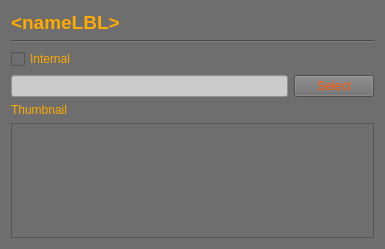
<?xml version="1.0" encoding="UTF-8"?>
<ui version="4.0">
 <class>ProcessStep</class>
 <widget class="QWidget" name="ProcessStep">
  <property name="geometry">
   <rect>
    <x>0</x>
    <y>0</y>
    <width>385</width>
    <height>249</height>
   </rect>
  </property>
  <property name="windowTitle">
   <string>Form</string>
  </property>
  <property name="styleSheet">
   <string notr="true">background-color: rgb(110, 110, 110);
color: rgb(255, 170, 0);</string>
  </property>
  <layout class="QVBoxLayout" name="verticalLayout">
   <item>
    <widget class="QLabel" name="nameLBL">
     <property name="text">
      <string>&lt;html&gt;&lt;head/&gt;&lt;body&gt;&lt;p&gt;&lt;span style=&quot; font-size:14pt; font-weight:600; color:#ffaa00;&quot;&gt;&amp;lt;nameLBL&amp;gt;&lt;/span&gt;&lt;/p&gt;&lt;/body&gt;&lt;/html&gt;</string>
     </property>
    </widget>
   </item>
   <item>
    <widget class="Line" name="line">
     <property name="orientation">
      <enum>Qt::Horizontal</enum>
     </property>
    </widget>
   </item>
   <item>
    <widget class="QCheckBox" name="enableCB">
     <property name="text">
      <string>Internal</string>
     </property>
    </widget>
   </item>
   <item>
    <layout class="QHBoxLayout" name="horizontalLayout">
     <item>
      <widget class="QLineEdit" name="datasourceLE">
       <property name="styleSheet">
        <string notr="true">background-color: rgb(204, 204, 204);</string>
       </property>
      </widget>
     </item>
     <item>
      <widget class="QPushButton" name="pushButton">
       <property name="styleSheet">
        <string notr="true">color: rgb(255, 85, 0);</string>
       </property>
       <property name="text">
        <string>Select</string>
       </property>
      </widget>
     </item>
    </layout>
   </item>
   <item>
    <widget class="QLabel" name="thumbnailLBL">
     <property name="text">
      <string>Thumbnail</string>
     </property>
    </widget>
   </item>
   <item>
    <widget class="QGraphicsView" name="thumbnailGV"/>
   </item>
  </layout>
 </widget>
 <resources/>
 <connections/>
</ui>
